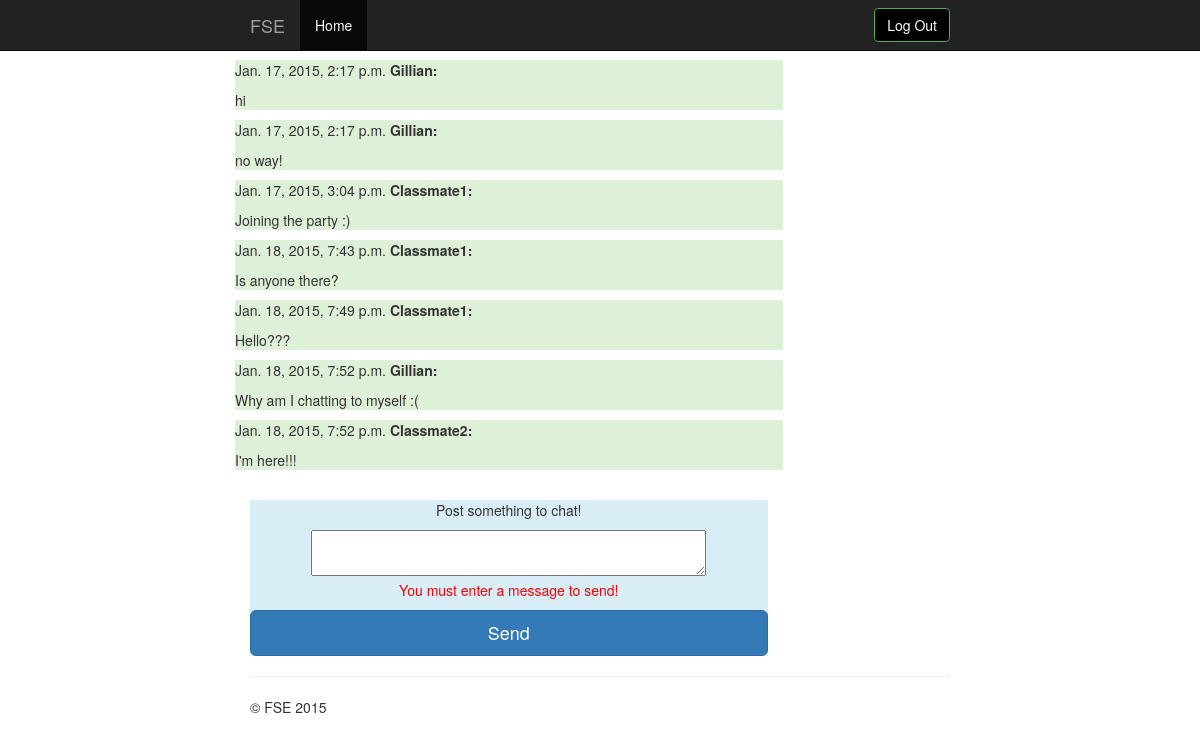
/chatroom/send-message (signed in), run on the app's committed database.
### chatroom/models.py (models this page shows)
class Message(models.Model):
    text = models.CharField(max_length=500)
    time_stamp = models.DateTimeField('timestamp', default=datetime.datetime.now)
    name = models.CharField(max_length=50, default='')
    def __unicode__(self):
        return self.text

### chatroom/views.py (the view)
@login_required
def send_message(request):
    errors = []
    if not 'message' in request.POST or not request.POST['message']:
        errors.append('You must enter a message to send!')
    else:
        new_message = Message(text=request.POST['message'], time_stamp=datetime.datetime.now(), name=request.user.username)
        new_message.save()
    messages = Message.objects.all()
    context = {'messages':messages, 'errors':errors}
    return render(request, 'htmlfiles/home.html', context)

### chatroom/templates/htmlfiles/home.html (shortened to what this page needs)
<!DOCTYPE html>
<html lang="en">
  <head>
    <link href="../../static/css/bootstrap.min.css" rel="stylesheet">
    <link href="../../static/css/jumbotron-narrow.css" rel="stylesheet">
  </head>
  <body>
    <div class="navbar navbar-fixed-top navbar-inverse" role="navigation">
      <div class="container">
        <div class="navbar-header">
          <a class="navbar-brand" href="#">FSE</a>
        </div>
        <div class="collapse navbar-collapse">
          <ul class="nav navbar-nav">
            <li class="active"><a href="#">Home</a></li>
          </ul>
          <div class="navbar-form navbar-right">
            <a href="/chatroom/logout" style="background-color:Black" class="btn btn-success">Log Out</a>
	  </div>
        </div>
      </div>
    </div>
    <div class="container">
      <div class="row row-offcanvas row-offcanvas-right">
        <div class="col-xs-12 col-sm-9">
          <div class="row">
	  {% for message in messages %}
            <div class="bg-success">
              <p> {{message.time_stamp}} <b>{{message.name}}:</b>  </p>
              <p> {{message}}</p>
            </div>
    {% endfor %}
          </div>
          <div class="bg-info">
            <div class="text-center">
            <p>Post something to chat!</p>
      <form action="/chatroom/send-message" method = "post">
                <textarea name="message" cols="50"></textarea>
    {% for error in errors %}
    <p style="color:red">{{error}}</p>
    {% endfor %}
                <input type="submit" class="btn btn-lg btn-primary btn-block" value="Send">
      </form>
            </div>
          </div>
        </div>
        </div>
      <hr>
      <footer>
        <p>&copy; FSE 2015</p>
      </footer>
    </div>
  </body>
</html>

### chatroom/static/css/jumbotron-narrow.css (style rules this page uses)
body { padding-top: 20px; padding-bottom: 20px; }
@media (min-width: 768px) { .container { max-width: 730px; } }

### chatroom/templates/htmlfiles/home.html (style rules this page uses)
body { padding-top: 60px; }

### data on the page
Message: time_stamp "Jan. 17, 2015, 2:17 p.m.", name "Gillian", text "hi"
Message: time_stamp "Jan. 17, 2015, 2:17 p.m.", name "Gillian", text "no way!"
Message: time_stamp "Jan. 17, 2015, 3:04 p.m.", name "Classmate1", text "Joining the party :)"
Message: time_stamp "Jan. 18, 2015, 7:43 p.m.", name "Classmate1", text "Is anyone there?"
Message: time_stamp "Jan. 18, 2015, 7:49 p.m.", name "Classmate1", text "Hello???"
Message: time_stamp "Jan. 18, 2015, 7:52 p.m.", name "Gillian", text "Why am I chatting to myself :("
Message: time_stamp "Jan. 18, 2015, 7:52 p.m.", name "Classmate2", text "I'm here!!!"

### other printed values
{{ error }} "You must enter a message to send!"
